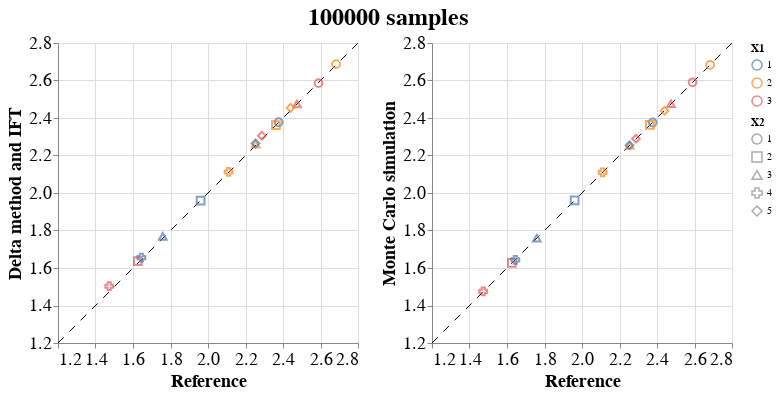

Notebook code for this chart:
### Markdown cell above
We compare the 2.5% percentiles for both methods.

### Code cell
delta_method = pd.DataFrame({'X1': x1, \
                             'X2': x2, \
                             'delta_method': df_raked.loc[df_raked.Type=='Raked'].Value + \
                                 np.sqrt(np.diag(covariance_0)) * norm.ppf(0.025, 0, 1)})
monte_carlo = pd.DataFrame({'X1': x1, \
                          'X2': x2, \
                          'monte_carlo': np.quantile(beta, 0.025, axis=0)})
reference = pd.DataFrame({'X1': x1, \
                          'X2': x2, \
                          'reference': np.quantile(beta_ref, 0.025, axis=0)})
df = delta_method.merge(
    monte_carlo, how='inner', on=['X1', 'X2']).merge(
    reference, how='inner', on=['X1', 'X2'])

#min_x = min(df['delta_method'].min(), df['monte_carlo'].min(), df['reference'].min())
#max_x = max(df['delta_method'].max(), df['monte_carlo'].max(), df['reference'].max())
min_x = 1.2
max_x = 2.8

points_delta = alt.Chart(df).mark_point(size=60).encode(
    x=alt.X('reference:Q', scale=alt.Scale(domain=[min_x, max_x], zero=False), axis=alt.Axis(title='Reference')),
    y=alt.Y('delta_method:Q', scale=alt.Scale(domain=[min_x, max_x], zero=False), axis=alt.Axis(title='Delta method and IFT')),
    color=alt.Color('X1:N', legend=alt.Legend(title='X1')),
    shape=alt.Shape('X2:N', legend=alt.Legend(title='X2'))
)

points_samples = alt.Chart(df).mark_point(size=60).encode(
    x=alt.X('reference:Q', scale=alt.Scale(domain=[min_x, max_x], zero=False), axis=alt.Axis(title='Reference')),
    y=alt.Y('monte_carlo:Q', scale=alt.Scale(domain=[min_x, max_x], zero=False), axis=alt.Axis(title='Monte Carlo simulation')),
    color=alt.Color('X1:N', legend=alt.Legend(title='X1')),
    shape=alt.Shape('X2:N', legend=alt.Legend(title='X2'))
)

diagonal = alt.Chart().mark_rule(strokeDash=[8, 8]).encode(
    x=alt.value(0),
    x2=alt.value('width'),
    y=alt.value('height'),
    y2=alt.value(0)
)

chart_delta = (diagonal + points_delta)

chart_samples = (diagonal + points_samples)

chart = alt.hconcat(chart_delta, chart_samples).properties(
    title=str(N) + ' samples',
).configure_title(
    anchor='middle',
    fontSize=24
).configure_axis(
    labelFontSize=18,
    titleFontSize=18
)
chart

### Figure 1 — Vega-Lite specification as saved in the notebook (floating-point values rounded to 4 significant figures)
{"config": {"view": {"continuousWidth": 300, "continuousHeight": 300}, "axis": {"labelFontSize": 18, "titleFontSize": 18}, "title": {"anchor": "middle", "fontSize": 24}}, "hconcat": [{"layer": [{"data": {"name": "empty"}, "mark": {"type": "rule", "strokeDash": [8, 8]}, "encoding": {"x": {"value": 0}, "x2": {"value": "width"}, "y": {"value": "height"}, "y2": {"value": 0}}}, {"data": {"name": "data-361f939b3fc10c71c25c21f1f9e28197"}, "mark": {"type": "point", "size": 60}, "encoding": {"color": {"field": "X1", "legend": {"title": "X1"}, "type": "nominal"}, "shape": {"field": "X2", "legend": {"title": "X2"}, "type": "nominal"}, "x": {"axis": {"title": "Reference"}, "field": "reference", "scale": {"domain": [1.2, 2.8], "zero": false}, "type": "quantitative"}, "y": {"axis": {"title": "Delta method and IFT"}, "field": "delta_method", "scale": {"domain": [1.2, 2.8], "zero": false}, "type": "quantitative"}}}]}, {"layer": [{"data": {"name": "empty"}, "mark": {"type": "rule", "strokeDash": [8, 8]}, "encoding": {"x": {"value": 0}, "x2": {"value": "width"}, "y": {"value": "height"}, "y2": {"value": 0}}}, {"data": {"name": "data-361f939b3fc10c71c25c21f1f9e28197"}, "mark": {"type": "point", "size": 60}, "encoding": {"color": {"field": "X1", "legend": {"title": "X1"}, "type": "nominal"}, "shape": {"field": "X2", "legend": {"title": "X2"}, "type": "nominal"}, "x": {"axis": {"title": "Reference"}, "field": "reference", "scale": {"domain": [1.2, 2.8], "zero": false}, "type": "quantitative"}, "y": {"axis": {"title": "Monte Carlo simulation"}, "field": "monte_carlo", "scale": {"domain": [1.2, 2.8], "zero": false}, "type": "quantitative"}}}]}], "title": "100000 samples", "$schema": "https://vega.github.io/schema/vega-lite/v5.20.1.json", "datasets": {"empty": [{}], "data-361f939b3fc10c71c25c21f1f9e28197": [{"X1": 1, "X2": 1, "delta_method": 2.378, "monte_carlo": 2.376, "reference": 2.377}, {"X1": 2, "X2": 1, "delta_method": 2.687, "monte_carlo": 2.683, "reference": 2.683}, {"X1": 3, "X2": 1, "delta_method": 2.586, "monte_carlo": 2.59, "reference": 2.59}, {"X1": 1, "X2": 2, "delta_method": 1.959, "monte_carlo": 1.961, "reference": 1.961}, {"X1": 2, "X2": 2, "delta_method": 2.362, "monte_carlo": 2.363, "reference": 2.362}, {"X1": 3, "X2": 2, "delta_method": 1.636, "monte_carlo": 1.627, "reference": 1.626}, {"X1": 1, "X2": 3, "delta_method": 1.769, "monte_carlo": 1.759, "reference": 1.759}, {"X1": 2, "X2": 3, "delta_method": 2.26, "monte_carlo": 2.254, "reference": 2.254}, {"X1": 3, "X2": 3, "delta_method": 2.475, "monte_carlo": 2.476, "reference": 2.475}, {"X1": 1, "X2": 4, "delta_method": 1.655, "monte_carlo": 1.643, "reference": 1.644}, {"X1": 2, "X2": 4, "delta_method": 2.112, "monte_carlo": 2.11, "reference": 2.11}, {"X1": 3, "X2": 4, "delta_method": 1.503, "monte_carlo": 1.476, "reference": 1.473}, {"X1": 1, "X2": 5, "delta_method": 2.265, "monte_carlo": 2.255, "reference": 2.253}, {"X1": 2, "X2": 5, "delta_method": 2.454, "monte_carlo": 2.439, "reference": 2.44}, {"X1": 3, "X2": 5, "delta_method": 2.306, "monte_carlo": 2.29, "reference": 2.288}]}}
